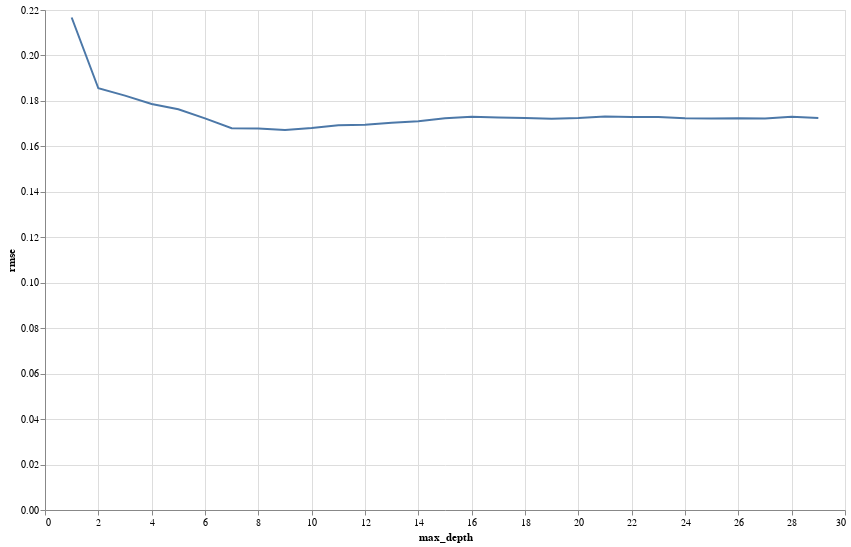

Source (notebook cell):
### Markdown cell above
### 2.3. RMSE és vágás lecsekkolása

### Code cell
rmses_oe = [dec_tree_rmse(params={"max_depth": i}, x_colnames=x_fin_colnames)[0] for i in max_depths]
plot_max_depth_rmse(max_depths, rmses_oe)

### Figure 1 — Vega-Lite specification as saved in the notebook (floating-point values rounded to 4 significant figures)
{"config": {"view": {"continuousWidth": 400, "continuousHeight": 300}}, "data": {"name": "data-d4a4514cea5fa66b2ae85da4c11cdbd5"}, "mark": "line", "encoding": {"x": {"field": "max_depth", "type": "quantitative"}, "y": {"field": "rmse", "type": "quantitative"}}, "height": 500, "selection": {"selector001": {"type": "interval", "bind": "scales", "encodings": ["x", "y"]}}, "width": 800, "$schema": "https://vega.github.io/schema/vega-lite/v4.17.0.json", "datasets": {"data-d4a4514cea5fa66b2ae85da4c11cdbd5": [{"max_depth": 1, "rmse": 0.2167}, {"max_depth": 2, "rmse": 0.1856}, {"max_depth": 3, "rmse": 0.1823}, {"max_depth": 4, "rmse": 0.1786}, {"max_depth": 5, "rmse": 0.1763}, {"max_depth": 6, "rmse": 0.1723}, {"max_depth": 7, "rmse": 0.168}, {"max_depth": 8, "rmse": 0.1679}, {"max_depth": 9, "rmse": 0.1672}, {"max_depth": 10, "rmse": 0.1681}, {"max_depth": 11, "rmse": 0.1693}, {"max_depth": 12, "rmse": 0.1695}, {"max_depth": 13, "rmse": 0.1704}, {"max_depth": 14, "rmse": 0.171}, {"max_depth": 15, "rmse": 0.1724}, {"max_depth": 16, "rmse": 0.173}, {"max_depth": 17, "rmse": 0.1727}, {"max_depth": 18, "rmse": 0.1725}, {"max_depth": 19, "rmse": 0.1721}, {"max_depth": 20, "rmse": 0.1725}, {"max_depth": 21, "rmse": 0.1731}, {"max_depth": 22, "rmse": 0.1729}, {"max_depth": 23, "rmse": 0.1729}, {"max_depth": 24, "rmse": 0.1724}, {"max_depth": 25, "rmse": 0.1723}, {"max_depth": 26, "rmse": 0.1724}, {"max_depth": 27, "rmse": 0.1722}, {"max_depth": 28, "rmse": 0.173}, {"max_depth": 29, "rmse": 0.1725}]}}
